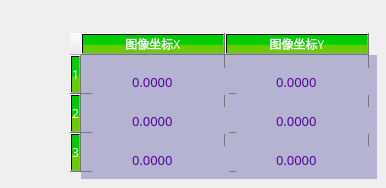
           <widget class="QWidget" name="page_3">
            <widget class="QDoubleSpinBox" name="spinImageRY2">
             <property name="geometry">
              <rect>
               <x>236</x>
               <y>107</y>
               <width>137</width>
               <height>27</height>
              </rect>
             </property>
             <property name="sizePolicy">
              <sizepolicy hsizetype="Fixed" vsizetype="Fixed">
               <horstretch>0</horstretch>
               <verstretch>0</verstretch>
              </sizepolicy>
             </property>
             <property name="minimumSize">
              <size>
               <width>96</width>
               <height>25</height>
              </size>
             </property>
             <property name="font">
              <font>
               <family>微软雅黑</family>
               <pointsize>10</pointsize>
              </font>
             </property>
             <property name="styleSheet">
              <string notr="true">QWidget{color: rgb(85, 0, 155);background-color: rgb(180, 180, 210);border:none}
QDoubleSpinBox::up-button{
    border:transparent;
}
QDoubleSpinBox::down-button{
    border:transparent;
}
QDoubleSpinBox::up-arrow{
    image:url(:/resource/up.png);
}
QDoubleSpinBox::down-arrow{
    image:url(:/resource/down.png);
}</string>
             </property>
             <property name="alignment">
              <set>Qt::AlignCenter</set>
             </property>
             <property name="decimals">
              <number>4</number>
             </property>
             <property name="minimum">
              <double>0.000000000000000</double>
             </property>
             <property name="maximum">
              <double>9999.998999999999796</double>
             </property>
             <property name="singleStep">
              <double>1.000000000000000</double>
             </property>
             <property name="value">
              <double>0.000000000000000</double>
             </property>
            </widget>
            <widget class="QDoubleSpinBox" name="spinImageRX2">
             <property name="geometry">
              <rect>
               <x>92</x>
               <y>107</y>
               <width>137</width>
               <height>27</height>
              </rect>
             </property>
             <property name="sizePolicy">
              <sizepolicy hsizetype="Fixed" vsizetype="Fixed">
               <horstretch>0</horstretch>
               <verstretch>0</verstretch>
              </sizepolicy>
             </property>
             <property name="minimumSize">
              <size>
               <width>96</width>
               <height>25</height>
              </size>
             </property>
             <property name="font">
              <font>
               <family>微软雅黑</family>
               <pointsize>10</pointsize>
              </font>
             </property>
             <property name="styleSheet">
              <string notr="true">QWidget{color: rgb(85, 0, 155);background-color: rgb(180, 180, 210);border:none}
QDoubleSpinBox::up-button{
    border:transparent;
}
QDoubleSpinBox::down-button{
    border:transparent;
}
QDoubleSpinBox::up-arrow{
    image:url(:/resource/up.png);
}
QDoubleSpinBox::down-arrow{
    image:url(:/resource/down.png);
}</string>
             </property>
             <property name="alignment">
              <set>Qt::AlignCenter</set>
             </property>
             <property name="decimals">
              <number>4</number>
             </property>
             <property name="minimum">
              <double>0.000000000000000</double>
             </property>
             <property name="maximum">
              <double>9999.998999999999796</double>
             </property>
             <property name="singleStep">
              <double>1.000000000000000</double>
             </property>
             <property name="value">
              <double>0.000000000000000</double>
             </property>
            </widget>
            <widget class="QDoubleSpinBox" name="spinImageRX1">
             <property name="geometry">
              <rect>
               <x>92</x>
               <y>68</y>
               <width>137</width>
               <height>27</height>
              </rect>
             </property>
             <property name="sizePolicy">
              <sizepolicy hsizetype="Fixed" vsizetype="Fixed">
               <horstretch>0</horstretch>
               <verstretch>0</verstretch>
              </sizepolicy>
             </property>
             <property name="minimumSize">
              <size>
               <width>96</width>
               <height>25</height>
              </size>
             </property>
             <property name="font">
              <font>
               <family>微软雅黑</family>
               <pointsize>10</pointsize>
              </font>
             </property>
             <property name="styleSheet">
              <string notr="true">QWidget{color: rgb(85, 0, 155);background-color: rgb(180, 180, 210);border:none}
QDoubleSpinBox::up-button{
    border:transparent;
}
QDoubleSpinBox::down-button{
    border:transparent;
}
QDoubleSpinBox::up-arrow{
    image:url(:/resource/up.png);
}
QDoubleSpinBox::down-arrow{
    image:url(:/resource/down.png);
}</string>
             </property>
             <property name="alignment">
              <set>Qt::AlignCenter</set>
             </property>
             <property name="decimals">
              <number>4</number>
             </property>
             <property name="minimum">
              <double>0.000000000000000</double>
             </property>
             <property name="maximum">
              <double>9999.998999999999796</double>
             </property>
             <property name="singleStep">
              <double>1.000000000000000</double>
             </property>
             <property name="value">
              <double>0.000000000000000</double>
             </property>
            </widget>
            <widget class="QDoubleSpinBox" name="spinImageRY3">
             <property name="geometry">
              <rect>
               <x>236</x>
               <y>146</y>
               <width>137</width>
               <height>27</height>
              </rect>
             </property>
             <property name="sizePolicy">
              <sizepolicy hsizetype="Fixed" vsizetype="Fixed">
               <horstretch>0</horstretch>
               <verstretch>0</verstretch>
              </sizepolicy>
             </property>
             <property name="minimumSize">
              <size>
               <width>96</width>
               <height>25</height>
              </size>
             </property>
             <property name="font">
              <font>
               <family>微软雅黑</family>
               <pointsize>10</pointsize>
              </font>
             </property>
             <property name="styleSheet">
              <string notr="true">QWidget{color: rgb(85, 0, 155);background-color: rgb(180, 180, 210);border:none}
QDoubleSpinBox::up-button{
    border:transparent;
}
QDoubleSpinBox::down-button{
    border:transparent;
}
QDoubleSpinBox::up-arrow{
    image:url(:/resource/up.png);
}
QDoubleSpinBox::down-arrow{
    image:url(:/resource/down.png);
}</string>
             </property>
             <property name="alignment">
              <set>Qt::AlignCenter</set>
             </property>
             <property name="decimals">
              <number>4</number>
             </property>
             <property name="minimum">
              <double>0.000000000000000</double>
             </property>
             <property name="maximum">
              <double>9999.998999999999796</double>
             </property>
             <property name="singleStep">
              <double>1.000000000000000</double>
             </property>
             <property name="value">
              <double>0.000000000000000</double>
             </property>
            </widget>
            <widget class="QDoubleSpinBox" name="spinImageRX3">
             <property name="geometry">
              <rect>
               <x>92</x>
               <y>146</y>
               <width>137</width>
               <height>27</height>
              </rect>
             </property>
             <property name="sizePolicy">
              <sizepolicy hsizetype="Fixed" vsizetype="Fixed">
               <horstretch>0</horstretch>
               <verstretch>0</verstretch>
              </sizepolicy>
             </property>
             <property name="minimumSize">
              <size>
               <width>96</width>
               <height>25</height>
              </size>
             </property>
             <property name="font">
              <font>
               <family>微软雅黑</family>
               <pointsize>10</pointsize>
              </font>
             </property>
             <property name="styleSheet">
              <string notr="true">QWidget{color: rgb(85, 0, 155);background-color: rgb(180, 180, 210);border:none}
QDoubleSpinBox::up-button{
    border:transparent;
}
QDoubleSpinBox::down-button{
    border:transparent;
}
QDoubleSpinBox::up-arrow{
    image:url(:/resource/up.png);
}
QDoubleSpinBox::down-arrow{
    image:url(:/resource/down.png);
}</string>
             </property>
             <property name="alignment">
              <set>Qt::AlignCenter</set>
             </property>
             <property name="decimals">
              <number>4</number>
             </property>
             <property name="minimum">
              <double>0.000000000000000</double>
             </property>
             <property name="maximum">
              <double>9999.998999999999796</double>
             </property>
             <property name="singleStep">
              <double>1.000000000000000</double>
             </property>
             <property name="value">
              <double>0.000000000000000</double>
             </property>
            </widget>
            <widget class="QTableWidget" name="tableWidgetR">
             <property name="geometry">
              <rect>
               <x>70</x>
               <y>33</y>
               <width>307</width>
               <height>146</height>
              </rect>
             </property>
             <property name="font">
              <font>
               <family>微软雅黑</family>
              </font>
             </property>
             <property name="styleSheet">
              <string notr="true">QTableWidget          
{
    background-color: rgba(180, 180, 210,255);   
    border:none;
    gridline-color: rgba(100, 100, 100,200);
    color: rgba(20, 20, 20,200);
}
QTableWidget::item::selected
{   
    background-color: rgba(180, 180, 210,255); 
}
QHeaderView::section
{
    background-color: qlineargradient(x1:0, y1:0, x2:0, y2:1, stop:0 #00CD00, stop: 0.5 #00CD00,stop: 0.6 #66CD00, stop:1 #66CD00);color: white;
}
QHeaderView::section::pressed {
        color: white;
        background-color: rgb(39,106,220);
}
QScrollBar:vertical{ 
		background:#FFFFF2;
		padding-top:20px;
		padding-bottom:20px;
		padding-left:2px;
		padding-right:2px;
		border-left:1px solid #d7d7d7;}
QScrollBar::handle:vertical{
		background:#dbdbdb;
		border-radius:6px;
		min-height:20px;}
QScrollBar::handle:vertical:hover{
		background:#d0d0d0;}
QScrollBar::add-line:vertical{
		background:url(:/res/ico/down.png) center no-repeat;}
QScrollBar::sub-line:vertical{
		background:url(:/res/ico/up.png) center no-repeat;}
QScrollBar:horizontal{ 
		background:#FFFFF2;
		padding-top:20px;
		padding-bottom:20px;
		padding-left:2px;
		padding-right:2px;
		border-left:1px solid #d7d7d7;}
QScrollBar::handle:horizontal{
		background:#dbdbdb;
		border-radius:6px;
		min-height:20px;}
QScrollBar::handle:horizontal:hover{
		background:#d0d0d0;}
QScrollBar::add-line:horizontal{
		background:url(:/res/ico/right.png) center no-repeat;}
QScrollBar::sub-line:horizontal{
		background:url(:/res/ico/left.png) center no-repeat;}</string>
             </property>
             <property name="horizontalScrollBarPolicy">
              <enum>Qt::ScrollBarAsNeeded</enum>
             </property>
             <property name="gridStyle">
              <enum>Qt::SolidLine</enum>
             </property>
             <property name="rowCount">
              <number>3</number>
             </property>
             <property name="columnCount">
              <number>2</number>
             </property>
             <attribute name="horizontalHeaderMinimumSectionSize">
              <number>31</number>
             </attribute>
             <attribute name="horizontalHeaderDefaultSectionSize">
              <number>144</number>
             </attribute>
             <attribute name="verticalHeaderMinimumSectionSize">
              <number>20</number>
             </attribute>
             <attribute name="verticalHeaderDefaultSectionSize">
              <number>39</number>
             </attribute>
             <row/>
             <row/>
             <row/>
             <column>
              <property name="text">
               <string>图像坐标X</string>
              </property>
              <property name="font">
               <font>
                <family>微软雅黑</family>
                <pointsize>9</pointsize>
               </font>
              </property>
             </column>
             <column>
              <property name="text">
               <string>图像坐标Y</string>
              </property>
              <property name="font">
               <font>
                <family>微软雅黑</family>
               </font>
              </property>
             </column>
            </widget>
            <widget class="QDoubleSpinBox" name="spinImageRY1">
             <property name="geometry">
              <rect>
               <x>236</x>
               <y>68</y>
               <width>137</width>
               <height>27</height>
              </rect>
             </property>
             <property name="sizePolicy">
              <sizepolicy hsizetype="Fixed" vsizetype="Fixed">
               <horstretch>0</horstretch>
               <verstretch>0</verstretch>
              </sizepolicy>
             </property>
             <property name="minimumSize">
              <size>
               <width>96</width>
               <height>25</height>
              </size>
             </property>
             <property name="font">
              <font>
               <family>微软雅黑</family>
               <pointsize>10</pointsize>
              </font>
             </property>
             <property name="styleSheet">
              <string notr="true">QWidget{color: rgb(85, 0, 155);background-color: rgb(180, 180, 210);border:none}
QDoubleSpinBox::up-button{
    border:transparent;
}
QDoubleSpinBox::down-button{
    border:transparent;
}
QDoubleSpinBox::up-arrow{
    image:url(:/resource/up.png);
}
QDoubleSpinBox::down-arrow{
    image:url(:/resource/down.png);
}</string>
             </property>
             <property name="alignment">
              <set>Qt::AlignCenter</set>
             </property>
             <property name="decimals">
              <number>4</number>
             </property>
             <property name="minimum">
              <double>0.000000000000000</double>
             </property>
             <property name="maximum">
              <double>9999.998999999999796</double>
             </property>
             <property name="singleStep">
              <double>1.000000000000000</double>
             </property>
             <property name="value">
              <double>0.000000000000000</double>
             </property>
            </widget>
            <zorder>tableWidgetR</zorder>
            <zorder>spinImageRY2</zorder>
            <zorder>spinImageRX2</zorder>
            <zorder>spinImageRX1</zorder>
            <zorder>spinImageRY3</zorder>
            <zorder>spinImageRX3</zorder>
            <zorder>spinImageRY1</zorder>
           </widget>
